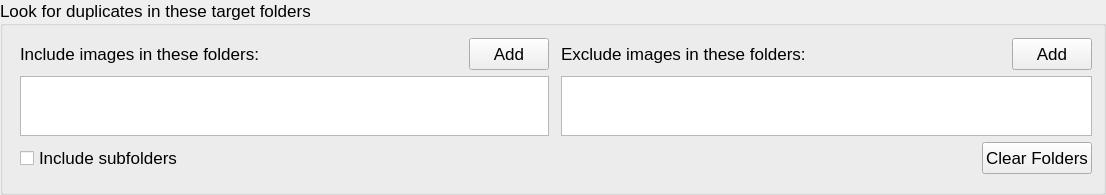
          <widget class="QGroupBox" name="targetBox">
           <property name="sizePolicy">
            <sizepolicy hsizetype="Preferred" vsizetype="Maximum">
             <horstretch>0</horstretch>
             <verstretch>0</verstretch>
            </sizepolicy>
           </property>
           <property name="minimumSize">
            <size>
             <width>801</width>
             <height>0</height>
            </size>
           </property>
           <property name="maximumSize">
            <size>
             <width>16777215</width>
             <height>16777215</height>
            </size>
           </property>
           <property name="font">
            <font>
             <pointsize>13</pointsize>
            </font>
           </property>
           <property name="title">
            <string>Look for duplicates in these target folders</string>
           </property>
           <layout class="QVBoxLayout" name="verticalLayout_9">
            <property name="spacing">
             <number>0</number>
            </property>
            <property name="topMargin">
             <number>12</number>
            </property>
            <property name="bottomMargin">
             <number>12</number>
            </property>
            <item>
             <widget class="QFrame" name="frame_2">
              <property name="sizePolicy">
               <sizepolicy hsizetype="Preferred" vsizetype="Fixed">
                <horstretch>0</horstretch>
                <verstretch>0</verstretch>
               </sizepolicy>
              </property>
              <property name="maximumSize">
               <size>
                <width>16777215</width>
                <height>16777215</height>
               </size>
              </property>
              <property name="frameShape">
               <enum>QFrame::NoFrame</enum>
              </property>
              <property name="frameShadow">
               <enum>QFrame::Raised</enum>
              </property>
              <layout class="QHBoxLayout" name="horizontalLayout_9">
               <property name="leftMargin">
                <number>0</number>
               </property>
               <property name="topMargin">
                <number>0</number>
               </property>
               <property name="rightMargin">
                <number>0</number>
               </property>
               <property name="bottomMargin">
                <number>0</number>
               </property>
               <item>
                <widget class="QFrame" name="frame_6">
                 <property name="sizePolicy">
                  <sizepolicy hsizetype="Preferred" vsizetype="Fixed">
                   <horstretch>0</horstretch>
                   <verstretch>0</verstretch>
                  </sizepolicy>
                 </property>
                 <property name="frameShape">
                  <enum>QFrame::NoFrame</enum>
                 </property>
                 <property name="frameShadow">
                  <enum>QFrame::Raised</enum>
                 </property>
                 <layout class="QVBoxLayout" name="verticalLayout_15">
                  <property name="leftMargin">
                   <number>6</number>
                  </property>
                  <property name="topMargin">
                   <number>0</number>
                  </property>
                  <property name="rightMargin">
                   <number>0</number>
                  </property>
                  <property name="bottomMargin">
                   <number>0</number>
                  </property>
                  <item>
                   <widget class="QFrame" name="frame_4">
                    <property name="sizePolicy">
                     <sizepolicy hsizetype="Preferred" vsizetype="Fixed">
                      <horstretch>0</horstretch>
                      <verstretch>0</verstretch>
                     </sizepolicy>
                    </property>
                    <property name="minimumSize">
                     <size>
                      <width>0</width>
                      <height>0</height>
                     </size>
                    </property>
                    <property name="maximumSize">
                     <size>
                      <width>16777215</width>
                      <height>16777215</height>
                     </size>
                    </property>
                    <property name="frameShape">
                     <enum>QFrame::NoFrame</enum>
                    </property>
                    <property name="frameShadow">
                     <enum>QFrame::Raised</enum>
                    </property>
                    <layout class="QHBoxLayout" name="horizontalLayout_8">
                     <property name="leftMargin">
                      <number>0</number>
                     </property>
                     <property name="topMargin">
                      <number>0</number>
                     </property>
                     <property name="rightMargin">
                      <number>0</number>
                     </property>
                     <property name="bottomMargin">
                      <number>0</number>
                     </property>
                     <item>
                      <widget class="QLabel" name="label">
                       <property name="sizePolicy">
                        <sizepolicy hsizetype="Preferred" vsizetype="Preferred">
                         <horstretch>0</horstretch>
                         <verstretch>0</verstretch>
                        </sizepolicy>
                       </property>
                       <property name="text">
                        <string>Include images in these folders:</string>
                       </property>
                      </widget>
                     </item>
                     <item>
                      <spacer name="horizontalSpacer_4">
                       <property name="orientation">
                        <enum>Qt::Horizontal</enum>
                       </property>
                       <property name="sizeHint" stdset="0">
                        <size>
                         <width>204</width>
                         <height>20</height>
                        </size>
                       </property>
                      </spacer>
                     </item>
                     <item>
                      <widget class="QPushButton" name="addIncludeBtn">
                       <property name="sizePolicy">
                        <sizepolicy hsizetype="Minimum" vsizetype="Minimum">
                         <horstretch>0</horstretch>
                         <verstretch>0</verstretch>
                        </sizepolicy>
                       </property>
                       <property name="minimumSize">
                        <size>
                         <width>0</width>
                         <height>32</height>
                        </size>
                       </property>
                       <property name="maximumSize">
                        <size>
                         <width>16777215</width>
                         <height>32</height>
                        </size>
                       </property>
                       <property name="text">
                        <string>Add</string>
                       </property>
                      </widget>
                     </item>
                    </layout>
                   </widget>
                  </item>
                  <item>
                   <layout class="QVBoxLayout" name="verticalLayout_8">
                    <item>
                     <widget class="DragToList" name="includeSubfolders">
                      <property name="sizePolicy">
                       <sizepolicy hsizetype="Preferred" vsizetype="Fixed">
                        <horstretch>0</horstretch>
                        <verstretch>0</verstretch>
                       </sizepolicy>
                      </property>
                      <property name="maximumSize">
                       <size>
                        <width>16777215</width>
                        <height>60</height>
                       </size>
                      </property>
                      <property name="styleSheet">
                       <string notr="true"/>
                      </property>
                     </widget>
                    </item>
                   </layout>
                  </item>
                 </layout>
                </widget>
               </item>
               <item>
                <widget class="QFrame" name="frame_7">
                 <property name="sizePolicy">
                  <sizepolicy hsizetype="Preferred" vsizetype="Fixed">
                   <horstretch>0</horstretch>
                   <verstretch>0</verstretch>
                  </sizepolicy>
                 </property>
                 <property name="frameShape">
                  <enum>QFrame::NoFrame</enum>
                 </property>
                 <property name="frameShadow">
                  <enum>QFrame::Raised</enum>
                 </property>
                 <layout class="QVBoxLayout" name="verticalLayout_16">
                  <property name="leftMargin">
                   <number>6</number>
                  </property>
                  <property name="topMargin">
                   <number>0</number>
                  </property>
                  <property name="rightMargin">
                   <number>0</number>
                  </property>
                  <property name="bottomMargin">
                   <number>0</number>
                  </property>
                  <item>
                   <widget class="QFrame" name="frame_9">
                    <property name="sizePolicy">
                     <sizepolicy hsizetype="Preferred" vsizetype="Fixed">
                      <horstretch>0</horstretch>
                      <verstretch>0</verstretch>
                     </sizepolicy>
                    </property>
                    <property name="frameShape">
                     <enum>QFrame::NoFrame</enum>
                    </property>
                    <property name="frameShadow">
                     <enum>QFrame::Raised</enum>
                    </property>
                    <layout class="QHBoxLayout" name="horizontalLayout_16">
                     <property name="leftMargin">
                      <number>0</number>
                     </property>
                     <property name="topMargin">
                      <number>0</number>
                     </property>
                     <property name="rightMargin">
                      <number>0</number>
                     </property>
                     <property name="bottomMargin">
                      <number>0</number>
                     </property>
                     <item>
                      <widget class="QLabel" name="label_2">
                       <property name="sizePolicy">
                        <sizepolicy hsizetype="Preferred" vsizetype="Preferred">
                         <horstretch>0</horstretch>
                         <verstretch>0</verstretch>
                        </sizepolicy>
                       </property>
                       <property name="text">
                        <string>Exclude images in these folders:</string>
                       </property>
                      </widget>
                     </item>
                     <item>
                      <spacer name="horizontalSpacer_9">
                       <property name="orientation">
                        <enum>Qt::Horizontal</enum>
                       </property>
                       <property name="sizeHint" stdset="0">
                        <size>
                         <width>200</width>
                         <height>20</height>
                        </size>
                       </property>
                      </spacer>
                     </item>
                     <item>
                      <widget class="QPushButton" name="addExcludeBtn">
                       <property name="sizePolicy">
                        <sizepolicy hsizetype="Minimum" vsizetype="Minimum">
                         <horstretch>0</horstretch>
                         <verstretch>0</verstretch>
                        </sizepolicy>
                       </property>
                       <property name="minimumSize">
                        <size>
                         <width>0</width>
                         <height>32</height>
                        </size>
                       </property>
                       <property name="maximumSize">
                        <size>
                         <width>16777215</width>
                         <height>32</height>
                        </size>
                       </property>
                       <property name="text">
                        <string>Add</string>
                       </property>
                      </widget>
                     </item>
                    </layout>
                   </widget>
                  </item>
                  <item>
                   <layout class="QVBoxLayout" name="verticalLayout_3">
                    <item>
                     <widget class="DragToList" name="excludeSubfolders">
                      <property name="sizePolicy">
                       <sizepolicy hsizetype="Preferred" vsizetype="Fixed">
                        <horstretch>0</horstretch>
                        <verstretch>0</verstretch>
                       </sizepolicy>
                      </property>
                      <property name="maximumSize">
                       <size>
                        <width>16777215</width>
                        <height>60</height>
                       </size>
                      </property>
                     </widget>
                    </item>
                   </layout>
                  </item>
                 </layout>
                </widget>
               </item>
              </layout>
             </widget>
            </item>
            <item>
             <widget class="QFrame" name="inclSubFoldersFrame">
              <property name="sizePolicy">
               <sizepolicy hsizetype="Preferred" vsizetype="Preferred">
                <horstretch>0</horstretch>
                <verstretch>0</verstretch>
               </sizepolicy>
              </property>
              <property name="minimumSize">
               <size>
                <width>0</width>
                <height>0</height>
               </size>
              </property>
              <property name="maximumSize">
               <size>
                <width>16777215</width>
                <height>16777215</height>
               </size>
              </property>
              <property name="frameShape">
               <enum>QFrame::NoFrame</enum>
              </property>
              <property name="frameShadow">
               <enum>QFrame::Raised</enum>
              </property>
              <layout class="QHBoxLayout" name="horizontalLayout_6">
               <property name="leftMargin">
                <number>6</number>
               </property>
               <property name="topMargin">
                <number>6</number>
               </property>
               <property name="rightMargin">
                <number>0</number>
               </property>
               <property name="bottomMargin">
                <number>6</number>
               </property>
               <item>
                <widget class="QCheckBox" name="includeSubfoldersCB">
                 <property name="sizePolicy">
                  <sizepolicy hsizetype="Preferred" vsizetype="Preferred">
                   <horstretch>0</horstretch>
                   <verstretch>0</verstretch>
                  </sizepolicy>
                 </property>
                 <property name="maximumSize">
                  <size>
                   <width>16777215</width>
                   <height>30</height>
                  </size>
                 </property>
                 <property name="text">
                  <string>Include subfolders</string>
                 </property>
                </widget>
               </item>
               <item>
                <spacer name="horizontalSpacer_5">
                 <property name="orientation">
                  <enum>Qt::Horizontal</enum>
                 </property>
                 <property name="sizeHint" stdset="0">
                  <size>
                   <width>20</width>
                   <height>20</height>
                  </size>
                 </property>
                </spacer>
               </item>
               <item>
                <widget class="QPushButton" name="clrFoldersBtn">
                 <property name="sizePolicy">
                  <sizepolicy hsizetype="Minimum" vsizetype="Minimum">
                   <horstretch>0</horstretch>
                   <verstretch>0</verstretch>
                  </sizepolicy>
                 </property>
                 <property name="minimumSize">
                  <size>
                   <width>0</width>
                   <height>32</height>
                  </size>
                 </property>
                 <property name="maximumSize">
                  <size>
                   <width>16777215</width>
                   <height>32</height>
                  </size>
                 </property>
                 <property name="text">
                  <string>Clear Folders</string>
                 </property>
                 <property name="autoDefault">
                  <bool>false</bool>
                 </property>
                </widget>
               </item>
              </layout>
             </widget>
            </item>
           </layout>
          </widget>
